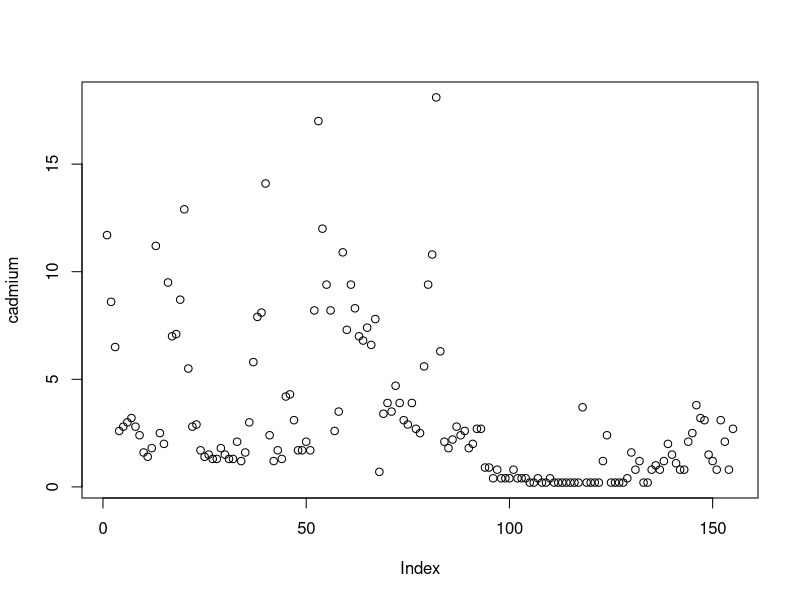
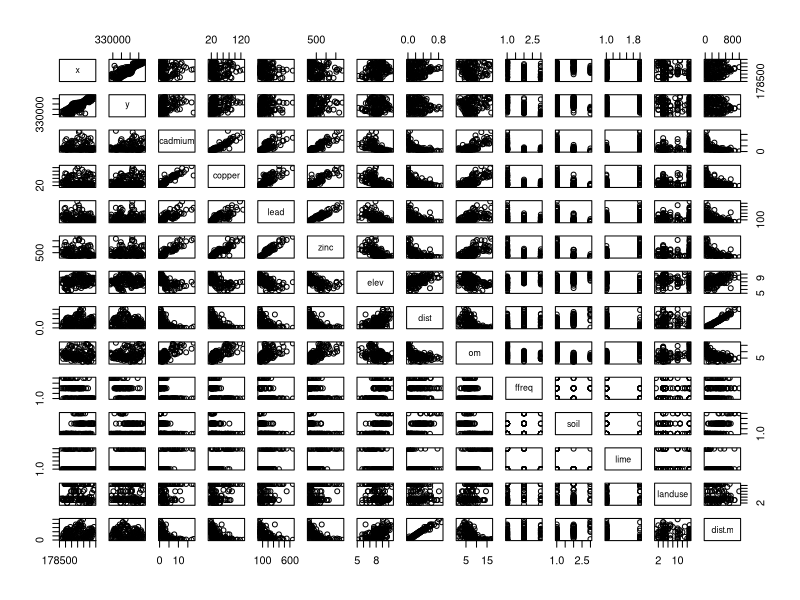
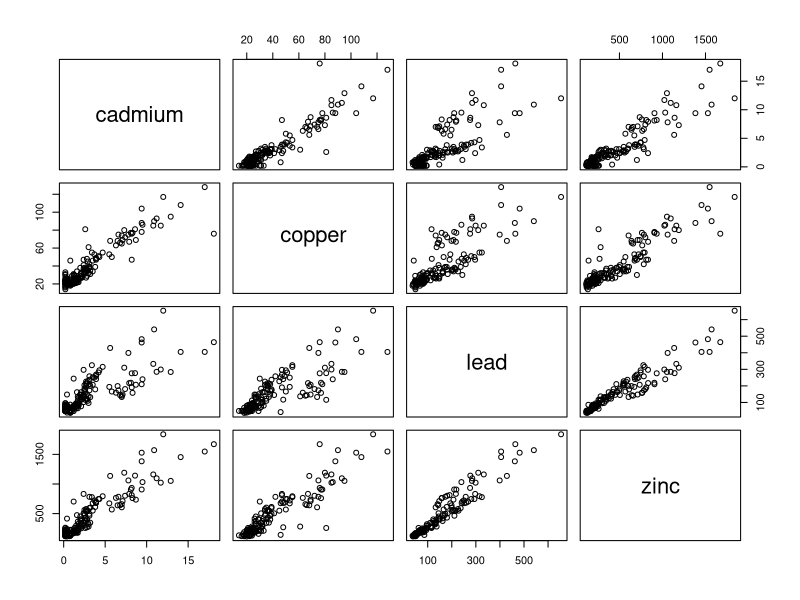
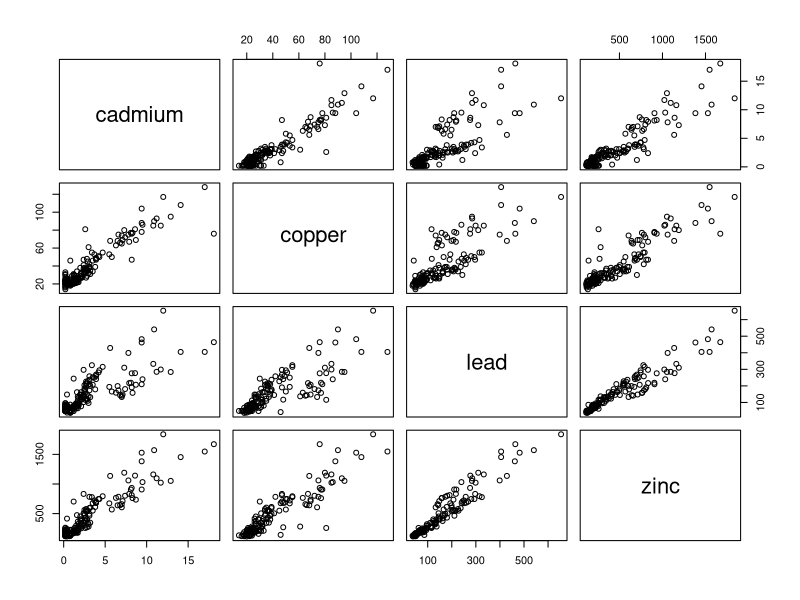
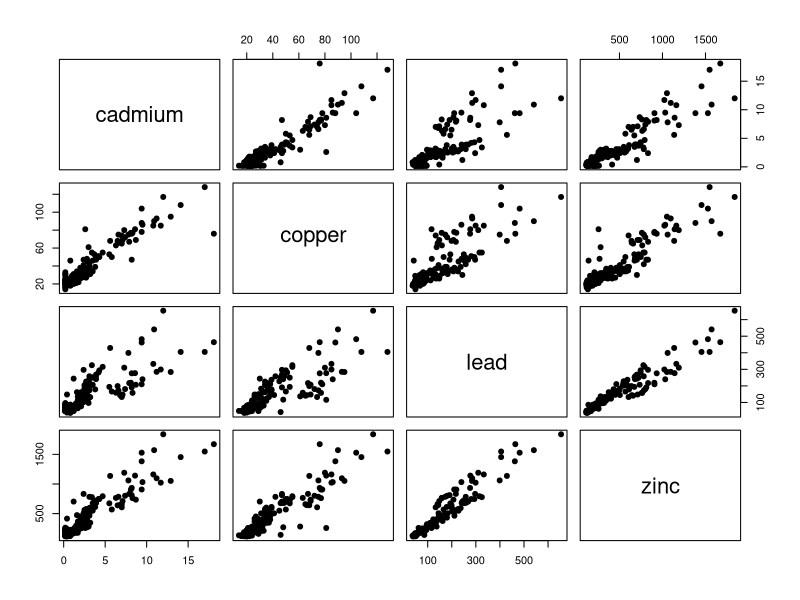
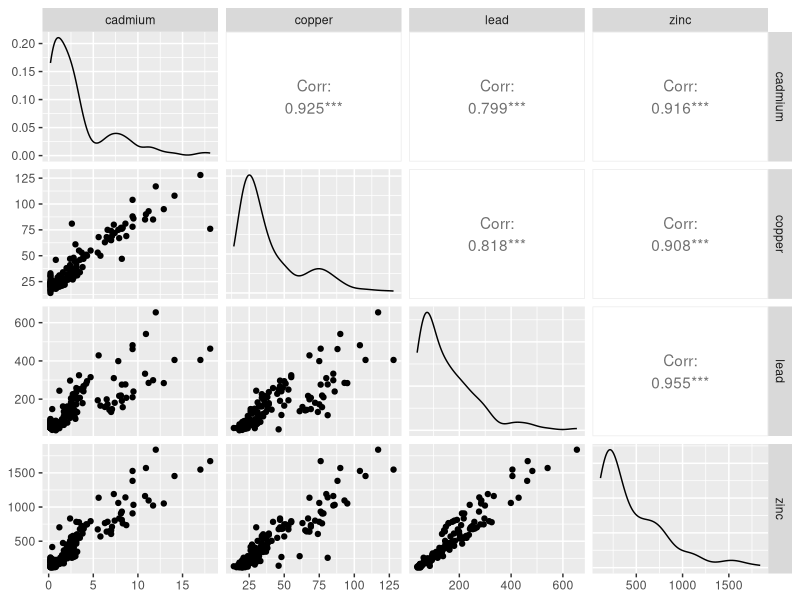

Write R code to recreate these figures, in order.
#multipanel in R: monitoring ecosystems

install.packages("GGally")
library(sp)
#require(sp) is the same of library(sp)
data(meuse)
attach(meuse) #make use of data set of meuse

meuse #to see all the variables
plot(cadmium)

#make che pairs vairables in plot
pairs(meuse) #intersections of variables in a kind of matrix

#to correlate only some variables in the plot but we need to indicate the data set that we are going to use
pairs(~ cadmium+copper+lead+zinc,data=meuse)
pairs(meuse[,3:6])
#16 and 15 are the same function!

pairs(meuse[,3:6],pch=19)

library(GGally)
ggpairs(meuse[,3:6])
